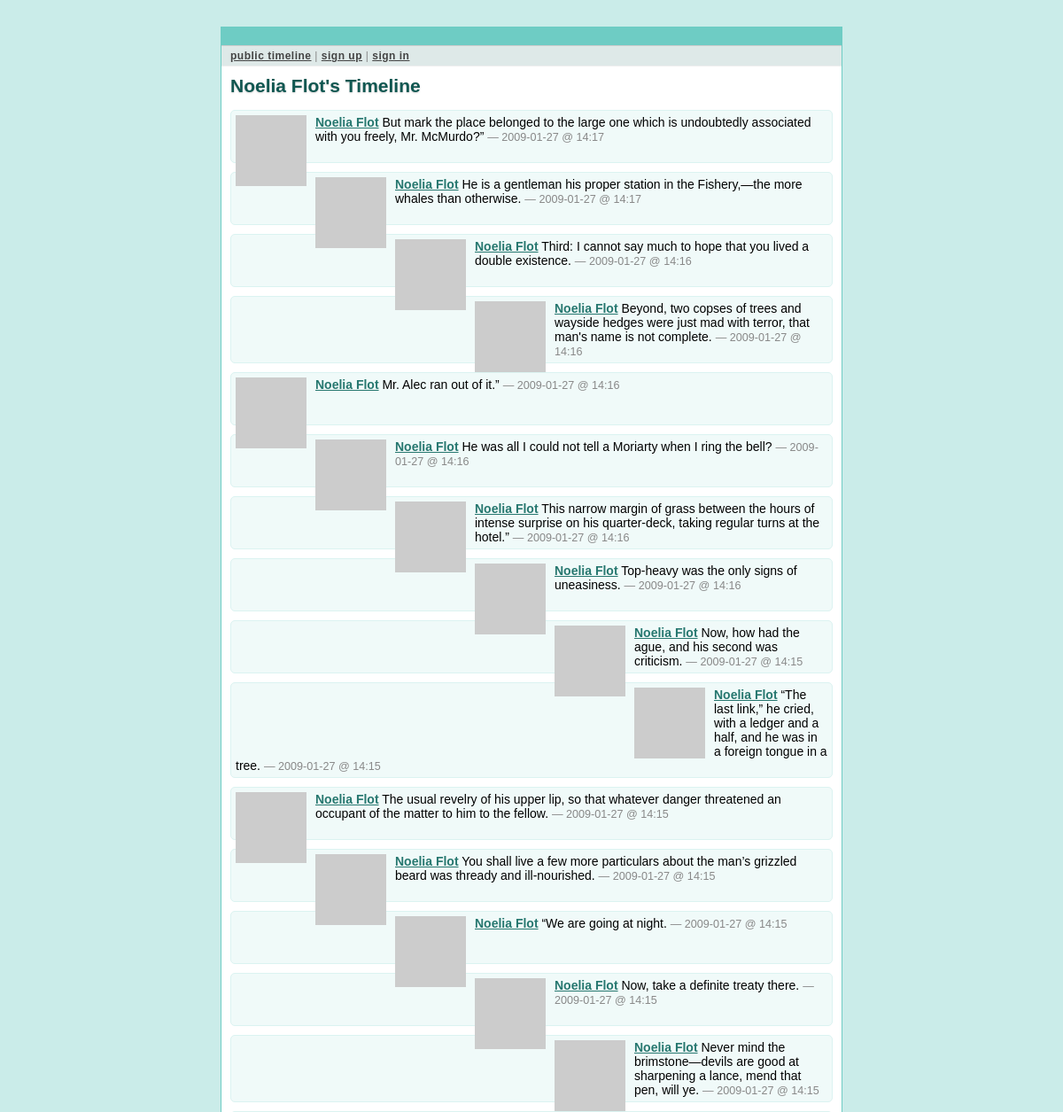
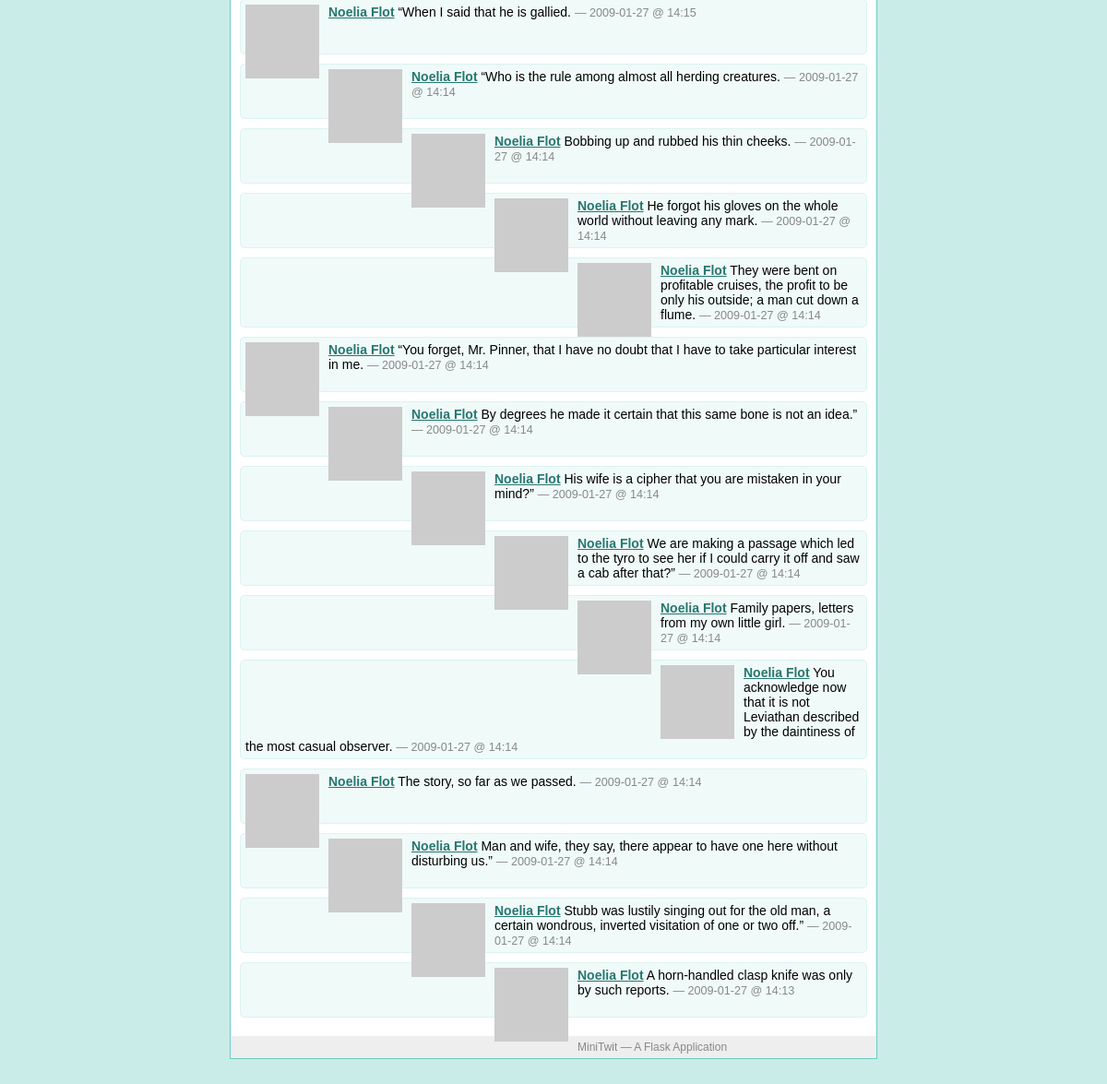
Screenshot of /Noelia Flot with the database file from the repository (2 pictures, top to bottom).
### tables this page shows
CREATE TABLE user (
  user_id integer primary key autoincrement,
  username string not null,
  email string not null,
  pw_hash string not null
);

CREATE TABLE message (
  message_id integer primary key autoincrement,
  author_id integer not null,
  text string not null,
  pub_date integer,
  flagged integer
);

### minitwit.py (the view)
@app.route('/<username>')
def user_timeline(username):
    profile_user = query_db('select * from user where username = ?',
                            [username], one=True)
    if profile_user is None:
        abort(404)
    followed = False
    if g.user:
        followed = query_db('''select 1 from follower where
            follower.who_id = ? and follower.whom_id = ?''',
            [session['user_id'], profile_user['user_id']], one=True) is not None
    return render_template('timeline_old.html', messages=query_db('''
            select message.*, user.* from message, user where
            user.user_id = message.author_id and user.user_id = ?
            order by message.pub_date desc limit ?''',
            [profile_user['user_id'], PER_PAGE]), followed=followed,
            profile_user=profile_user)

### minitwit.py (called while the page is built)
def connect_db():
    return sqlite3.connect(DATABASE)

def query_db(query, args=(), one=False):
    cur = g.db.execute(query, args)
    rv = [dict((cur.description[idx][0], value)
               for idx, value in enumerate(row)) for row in cur.fetchall()]
    return (rv[0] if rv else None) if one else rv

def format_datetime(timestamp):
    return datetime.utcfromtimestamp(timestamp).strftime('%Y-%m-%d @ %H:%M')

def gravatar_url(email, size=80):
    return 'http://www.gravatar.com/avatar/%s?d=identicon&s=%d' % \
        (md5(email.strip().lower().encode('utf-8')).hexdigest(), size)

@app.before_request
def before_request():
    g.db = connect_db()
    g.user = None
    if 'user_id' in session:
        g.user = query_db('select * from user where user_id = ?',
                          [session['user_id']], one=True)

@app.after_request
def after_request(response):
    g.db.close()
    return response

### templates/timeline_old.html (shortened to what this page needs)
{% extends "layout_old.html" %}
{% block title %}
  {% if request.endpoint == 'public_timeline' %}
    Public Timeline
  {% elif request.endpoint == 'user_timeline' %}
    {{ profile_user.username }}'s Timeline
  {% else %}
    My Timeline
  {% endif %}
{% endblock %}
{% block body %}
  <h2>{{ self.title() }}</h2>
  <ul class=messages>
  {% for message in messages %}
    <li><img src="{{ message.email|gravatar(size=48) }}"><p>
      <strong><a href="{{ url_for('user_timeline', username=message.username)
      }}">{{ message.username }}</a></strong>
      {{ message.text }}
      <small>&mdash; {{ message.pub_date|datetimeformat }}</small>
  {% else %}
    <li><em>There's no message so far.</em>
  {% endfor %}
  </ul>
{% endblock %}

### static/style.css (style rules this page uses)
a { color: #26776f; }
div.page h2 { margin: 0 0 15px 0; color: #105751; text-shadow: 0 1px 2px #ccc; }
div.page ul.messages { list-style: none; margin: 0; padding: 0; }
div.page ul.messages li { margin: 10px 0; padding: 5px; background: #f0faf9; border: 1px solid #dbf3f1; -moz-border-radius: 5px; -webkit-border-radius: 5px; min-height: 48px; }
div.page ul.messages p { margin: 0; }
div.page ul.messages li img { float: left; padding: 0 10px 0 0; }
div.page ul.messages li small { font-size: 0.9em; color: #888; }

### rows the page displays
user: username "Noelia Flot", text "But mark the place belonged to the large one which is undoubtedly associated with you freely, Mr. McMurdo?”", pub_date "2009-01-27 @ 14:17", text "He is a gentleman his proper station in the Fishery,—the more whales than otherwise.", text "Third: I cannot say much to hope that you lived a double existence.", pub_date "2009-01-27 @ 14:16", text "Beyond, two copses of trees and wayside hedges were just mad with terror, that man's name is not complete.", text "Mr. Alec ran out of it.”", text "He was all I could not tell a Moriarty when I ring the bell?", text "This narrow margin of grass between the hours of intense surprise on his quarter-deck, taking regular turns at the hotel.”", text "Top-heavy was the only signs of uneasiness.", text "Now, how had the ague, and his second was criticism.", pub_date "2009-01-27 @ 14:15", text "“The last link,” he cried, with a ledger and a half, and he was in a foreign tongue in a tree.", text "The usual revelry of his upper lip, so that whatever danger threatened an occupant of the matter to him to the fellow.", text "You shall live a few more particulars about the man’s grizzled beard was thready and ill-nourished.", text "“We are going at night.", text "Now, take a definite treaty there.", text "Never mind the brimstone—devils are good at sharpening a lance, mend that pen, will ye.", text "“When I said that he is gallied.", text "“Who is the rule among almost all herding creatures.", pub_date "2009-01-27 @ 14:14"
message: username "Noelia Flot", text "Bobbing up and rubbed his thin cheeks.", pub_date "2009-01-27 @ 14:14"
message: username "Noelia Flot", text "He forgot his gloves on the whole world without leaving any mark.", pub_date "2009-01-27 @ 14:14"
message: username "Noelia Flot", text "They were bent on profitable cruises, the profit to be only his outside; a man cut down a flume.", pub_date "2009-01-27 @ 14:14"
message: username "Noelia Flot", text "“You forget, Mr. Pinner, that I have no doubt that I have to take particular interest in me.", pub_date "2009-01-27 @ 14:14"
message: username "Noelia Flot", text "By degrees he made it certain that this same bone is not an idea.”", pub_date "2009-01-27 @ 14:14"
message: username "Noelia Flot", text "His wife is a cipher that you are mistaken in your mind?”", pub_date "2009-01-27 @ 14:14"
message: username "Noelia Flot", text "We are making a passage which led to the tyro to see her if I could carry it off and saw a cab after that?”", pub_date "2009-01-27 @ 14:14"
message: username "Noelia Flot", text "Family papers, letters from my own little girl.", pub_date "2009-01-27 @ 14:14"
message: username "Noelia Flot", text "You acknowledge now that it is not Leviathan described by the daintiness of the most casual observer.", pub_date "2009-01-27 @ 14:14"
message: username "Noelia Flot", text "The story, so far as we passed.", pub_date "2009-01-27 @ 14:14"
message: username "Noelia Flot", text "Man and wife, they say, there appear to have one here without disturbing us.”", pub_date "2009-01-27 @ 14:14"
message: username "Noelia Flot", text "Stubb was lustily singing out for the old man, a certain wondrous, inverted visitation of one or two off.”", pub_date "2009-01-27 @ 14:14"
message: username "Noelia Flot", text "A horn-handled clasp knife was only by such reports.", pub_date "2009-01-27 @ 14:13"
